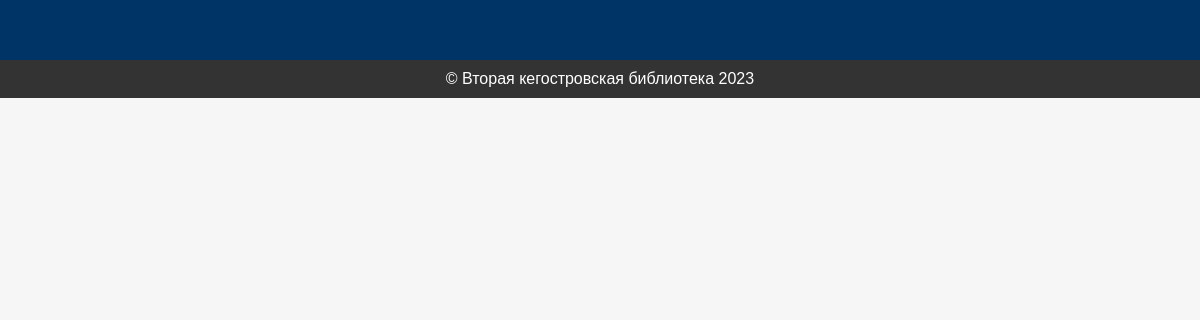
Before: /manage/ with the older database file.
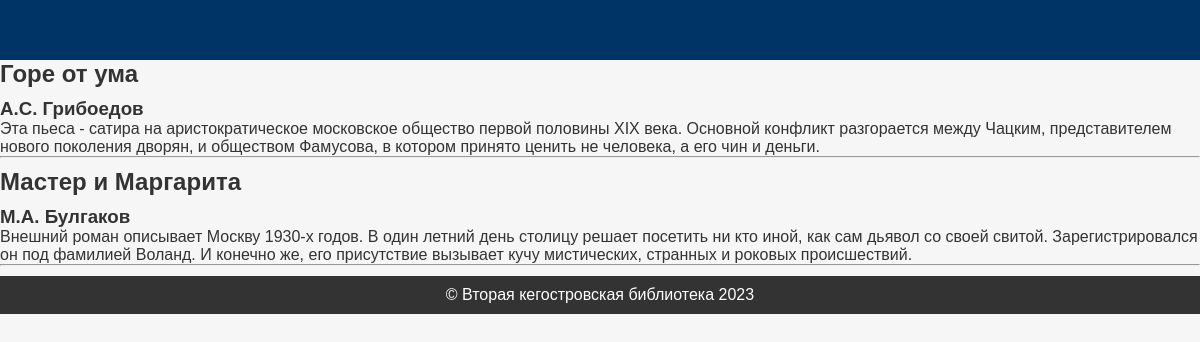
After: the same page with the newer database file.
### library/models.py (models this page shows, shortened)
class Book(models.Model):
    Book_Title = models.CharField(max_length=200)
    Book_Author = models.CharField(max_length=200)
    Book_Description = models.TextField()
    Book_YearOfPublishing = models.IntegerField()
    Book_ISBN = models.IntegerField()
    Book_UDK = models.CharField(max_length=200, null=True)
    Book_BBK = models.CharField(max_length=200, null=True)
    Book_Aviability = models.BooleanField(default=True)
    Book_Quanity = models.IntegerField(max_length=35, null=True)
    Book_Photo = models.ImageField(upload_to='media/books', default='media/book_default.jpg')
    Book_Genre = models.ForeignKey('Book_Category', on_delete=models.CASCADE, null=True)
    class Meta:
        verbose_name = '�����'
        verbose_name_plural = '�����'
        ordering = ['Book_Genre', 'Book_Title']

### library_manager/views.py (the view)
# urls.py: path('', views.index1),
def index1(request):
    books_list = Book.objects.all()
    return render(request, 'index1.html', {'books': books_list})

### library_manager/templates/index1.html (shortened to what this page needs)
{% extends 'base1.html' %}
{% load static %}
{% block content %}
<head>
    <link rel="stylesheet" href="{% static 'css/styles.css' %}"
</head>
<ul>
    {% for m in books %}
    <li>
        <h2>{{m.Book_Title}}</h2>
        <h3>{{m.Book_Author}}</h3>
        <p>{{m.Book_Description}}</p>
        <hr />
    </li>
    {% endfor %}
</ul>
{% endblock %}

Changed rows visible on the page:
added Book: Book_Title "Горе от ума", Book_Author "А.С. Грибоедов", Book_Description "Эта пьеса - сатира на аристократическое московское общество первой половины ХIХ века. Основной конфликт разгорается между Чацким, представителем нового поколения дворян, и обществом Фамусова, в котором принято ценить не человека, а его чин и деньги."
added Book: Book_Title "Мастер и Маргарита", Book_Author "М.А. Булгаков", Book_Description "Внешний роман описывает Москву 1930-х годов. В один летний день столицу решает посетить ни кто иной, как сам дьявол со своей свитой. Зарегистрировался он под фамилией Воланд. И конечно же, его присутствие вызывает кучу мистических, странных и роковых происшествий."
